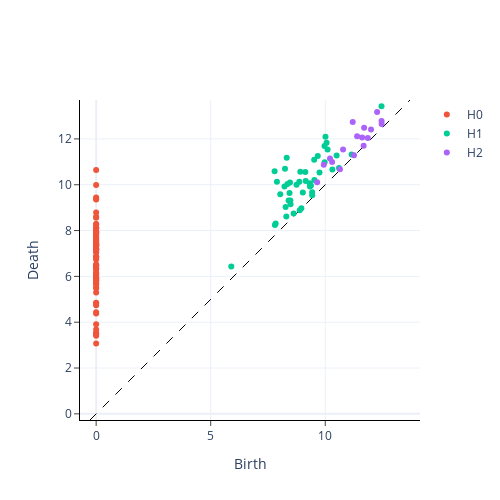

The code cell stored with this chart in its notebook:
### Code cell
# Now, left_diagrams and right_diagrams are lists of persistence diagrams.
# You can inspect the first one:
print("\\nExample of a calculated diagram's shape:")
print(left_diagrams[0].shape)

# You can then plot one of them just like before:
print("\\nPlotting the diagram for the first slice of the left channel:")

plot_diagram(left_diagrams[3][0])
